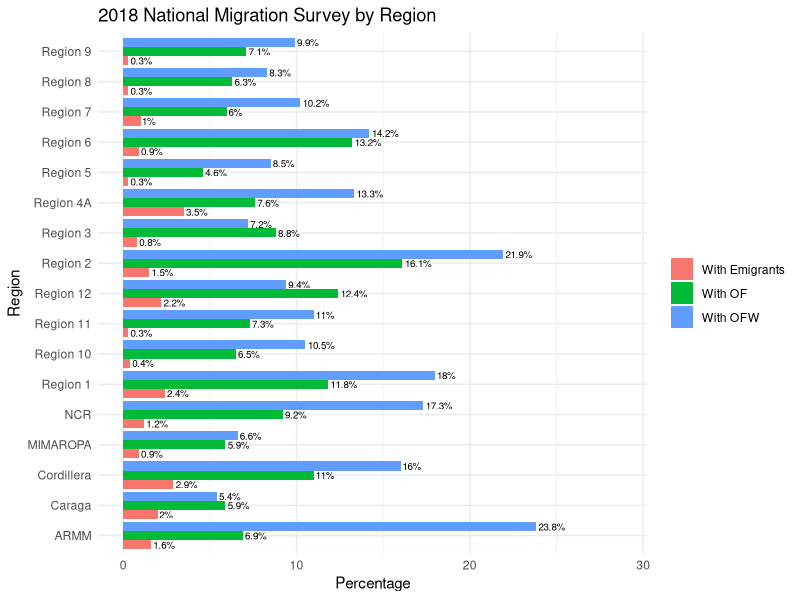

R code for this plot:
library(ggplot2)

regions <- c(
  'NCR', 'Cordillera', 'Region 1', 'Region 2', 'Region 3', 'Region 4A', 'MIMAROPA',
  'Region 5', 'Region 6', 'Region 7', 'Region 8', 'Region 9', 'Region 10',
  'Region 11', 'Region 12', 'Caraga', 'ARMM'
)

of <- c(9.2, 11.0, 11.8, 16.1, 8.8, 7.6, 5.9, 4.6, 13.2, 6.0, 6.3, 7.1, 6.5, 7.3, 12.4, 5.9, 6.9)
ofw <- c(17.3, 16.0, 18.0, 21.9, 7.2, 13.3, 6.6, 8.5, 14.2, 10.2, 8.3, 9.9, 10.5, 11.0, 9.4, 5.4, 23.8)
emigrants <- c(1.2, 2.9, 2.4, 1.5, 0.8, 3.5, 0.9, 0.3, 0.9, 1.0, 0.3, 0.3, 0.4, 0.3, 2.2, 2.0, 1.6)

data <- data.frame(
  Region = rep(regions, times = 3),
  Category = factor(rep(c("With OF", "With OFW", "With Emigrants"), each = length(regions))),
  Percentage = c(of, ofw, emigrants)
)

ggplot(data, aes(x = Percentage, y = Region, fill = Category)) +
  geom_bar(stat = "identity", position = position_dodge()) +
  geom_text(aes(label = paste0(Percentage, "%")),
            position = position_dodge(width = 0.9),
            hjust = -0.1, size = 2.5) +
  labs(title = "2018 National Migration Survey by Region",
       x = "Percentage", y = "Region") +
  theme_minimal() +
  theme(legend.title = element_blank()) +
  xlim(0, max(data$Percentage) + 5)